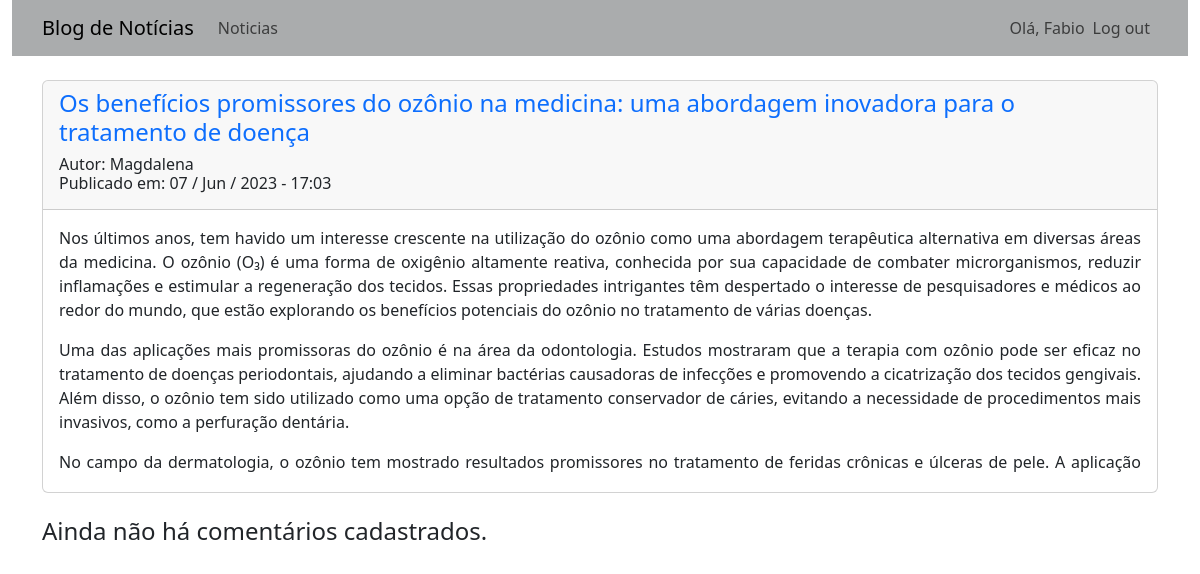
The app's page /noticias/3 (signed in) with its own data.
### app_noticias/models.py (models this page shows, shortened)
class Noticia(models.Model):
    titulo = models.CharField(max_length=100)
    sub_titulo = models.CharField(max_length=150)
    data_publicacao = models.DateTimeField(auto_now_add=True)
    autor = models.ForeignKey(User, on_delete=models.CASCADE)
    texto = models.TextField()

### app_noticias/views.py (the view)
# urls.py: path('noticias/<int:id>', views.noticia, name='noticia'),
def noticia(request, id):
    template = 'noticias/noticia.html'
    noticia = Noticia.objects.get(id=id)
    comentarios = Comentario.objects.filter(titulo_comentario=id).order_by('-data_comentario')
    context = {
        'noticia': noticia,
        'comentarios': comentarios
        }
    return render(request, template , context)

### app_noticias/templates/noticias/noticia.html
{% extends "noticias/base.html" %}
{% block content %}
    <div class="card">
        <div class="card-header">
            <div class="row">
                <div class="row">
                    <h4 class="text-primary">{{ noticia.titulo}}</h4>
                </div>
                <div class="row" >
                    <h6>
                        Autor: {{ noticia.autor}}
                        <br>
                        Publicado em: {{ noticia.data_publicacao|date:'d / M / Y - H:i' }}
                    </h6>
                </div>
            </div>
        </div>
        <div class="card-body" style="text-align: justify;">
            <div class="overflow-auto" style="max-height: 250px;">
                {{ noticia.texto|linebreaks }}
            </div>
        </div>
    </div>
    <br>
    {% for comentario in comentarios %}
        <div class="card">
            <div class="card-header">
                <div class="row" >
                    <h6>
                        Autor: {{ comentario.autor_comentario}}
                        <br>
                        {{ comentario.data_comentario|date:'d / M / Y - H:i' }}
                    </h6>
                </div>
            </div>
            <div class="card-body" style="text-align: justify;">
                <{{ comentario.texto_comentario}}
            </div>
        </div>
        <br>
    {% empty %}
        <h4>Ainda não há comentários cadastrados.</h4>
    {% endfor %}
{% endblock %}

### app_noticias/templates/noticias/navbar.html (shortened to what this page needs)
<nav class="navbar navbar-expand-md navbar-light" style="background-color: #aaacad;">
  <div class="container-fluid container">
    <a class="navbar-brand" href="{% url 'noticias:index' %}">Blog de Notícias</a>
    <div class="collapse navbar-collapse" id="navbarSupportedContent">
      {% if user.is_authenticated %}
         <ul class="navbar-nav me-auto mb-2 mb-lg-0">
          <li class="nav-item active"><a class="nav-link" href="{% url 'noticias:noticias' %}">Noticias</a></li>
        </ul>
        <ul class="navbar-nav ms-auto mb-2 mb-lg-0">
          <span class="navbar-text"> Olá, {{ user.username }} </span>
          <li class="nav-item"><a class="nav-link" href="#">Log out</a></li>
        </ul>
      {% endif %}
    </div>
  </div>
</nav>

### records on screen
Noticia: titulo "Os benefícios promissores do ozônio na medicina: uma abordagem inovadora para o tratamento de doença", autor "Magdalena", data_publicacao "07 / Jun / 2023 - 17:03", texto "Nos últimos anos, tem havido um interesse crescente na utilização do ozônio como uma abordagem terapêutica alternativa em diversas áreas da medicina. O ozônio (O₃) é uma forma de oxigênio altamente reativa, conhecida por sua capacidade de combater microrganismos, reduzir inflamações e estimular a regeneração dos tecidos. Essas propriedades intrigantes têm despertado o interesse de pesquisadores e médicos ao redor do mundo, que estão explorando os benefícios potenciais do ozônio no tratamento de várias doenças. Uma das aplicações mais promissoras do ozônio é na área da odontologia. Estudos mostraram que a terapia com ozônio pode ser eficaz no tratamento de doenças periodontais, ajudando a…"

### other values on screen
{{ user.username }} "Fabio"
